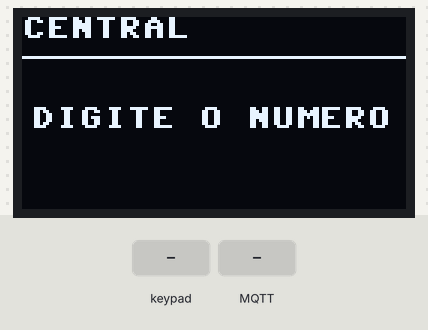
Simulated run of this program. Board: ESP32 board running MicroPython. Shown: 128×64 one-colour display. The inputs (shaded band) are chosen by the test bench. WiFi joins after 1.5 s; no MQTT or app messages arrive unless stated; library files of the repository ran but are not shown: ssd1306.py; what the program prints to the serial console is not drawn.

Above: at 2.9 s.
3.0 s: keypad keys 1 2 3 4 # pressed 0.4 s apart
At 6.0 s:
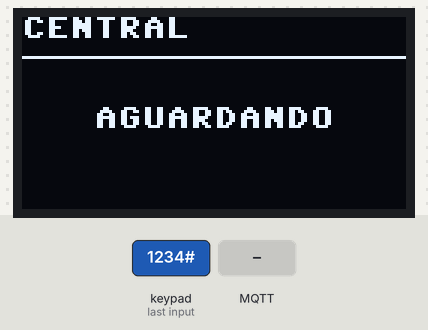
6.5 s: MQTT message "aceito" arrives on the first subscribed topic
At 6.9 s:
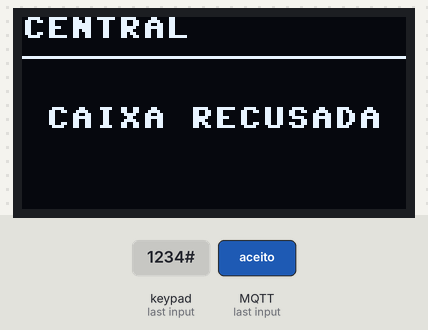
9.5 s: key '*' pressed
At 10.6 s:
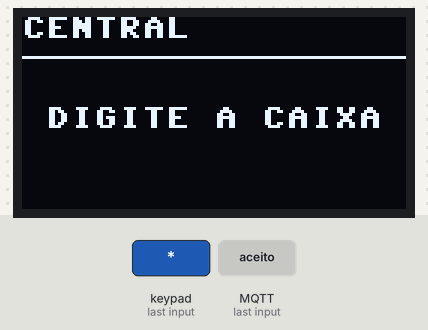
12.4 s: keypad keys 1 3 9 7 * pressed 0.4 s apart
At 12.8 s:
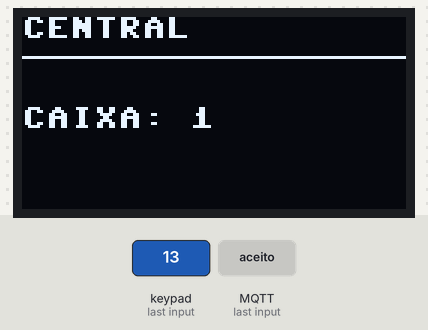
15.9 s: MQTT message "1" arrives on the first subscribed topic
At 16.3 s:
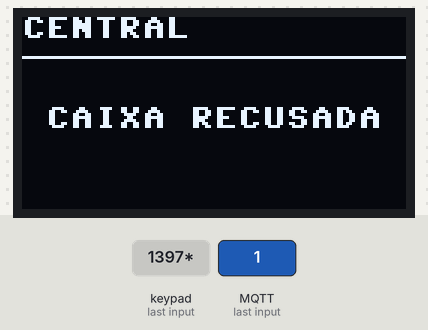
Timing chart, 0 to 18.4 s (numbered marks = the images above; inputs shaded):
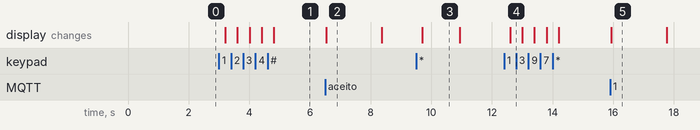

The program:

main.py
```python
# PROGRAMA PRINCIPAL DA CENTRAL ESP32-C3.

import time
from display import Display
from keyboard import Teclado
from wifi_manager import WiFiManager
from mqtt_manager import MQTTManager


class Central:
    INTERVALO_RECONEXAO_MS = 5000
    TEMPO_MINIMO_AGUARDANDO_MS = 1000

    def __init__(self):
        self.display = Display()
        self.teclado = Teclado()
        self.wifi = WiFiManager()
        self.mqtt = MQTTManager()

        self.entrada = ""
        self.ultimo_teste_conexao = 0
        self.inicio_aguardando = 0

    def mostrar_inicio(self):
        self.entrada = ""
        self.display.tela_inicial()

    @staticmethod
    def normalizar_numero(numero):
        return "0" + numero if len(numero) == 1 else numero

    @staticmethod
    def numero_valido(numero):
        valor = int(numero) if numero.isdigit() else 0
        return 1 <= valor <= 99

    def garantir_conexoes(self):
        agora = time.ticks_ms()

        if time.ticks_diff(agora, self.ultimo_teste_conexao) < self.INTERVALO_RECONEXAO_MS:
            return

        self.ultimo_teste_conexao = agora

        if not self.wifi.conectado():
            print("Reconectando Wi-Fi...")

            if not self.wifi.conectar():
                self.display.mostrar("SEM WIFI", 32)
                return

        if not self.mqtt.conectado():
            print("Reconectando MQTT...")

            if not self.mqtt.conectar():
                self.display.mostrar("SEM MQTT", 32)
                return

        if not self.mqtt.solicitacao_pendente() and self.entrada == "":
            self.display.tela_inicial()

    def enviar_solicitacao(self, estado):
        if self.entrada == "":
            self.display.mostrar("DIGITE A CAIXA", 8)
            time.sleep_ms(1200)
            self.mostrar_inicio()
            return

        numero = self.normalizar_numero(self.entrada)

        if not self.numero_valido(numero):
            self.display.caixa_recusada()
            time.sleep_ms(1200)
            self.mostrar_inicio()
            return

        if not self.wifi.conectado():
            self.display.mostrar("SEM WIFI", 32)
            time.sleep_ms(1200)
            self.mostrar_inicio()
            return

        if not self.mqtt.conectado():
            self.display.mostrar("SEM MQTT", 32)
            time.sleep_ms(1200)
            self.mostrar_inicio()
            return

        if self.mqtt.publicar(numero, estado):
            self.inicio_aguardando = time.ticks_ms()
            self.display.mostrar_aguardando()
        else:
            self.display.mostrar_erro()
            time.sleep_ms(1200)
            self.mostrar_inicio()

    def tratar_resposta(self, resposta):
        passou = time.ticks_diff(time.ticks_ms(), self.inicio_aguardando)
        restante = self.TEMPO_MINIMO_AGUARDANDO_MS - passou

        if restante > 0:
            time.sleep_ms(restante)

        aceito = resposta.get("aceito") is True
        caixa = resposta.get("caixa", "")
        estado = resposta.get("estado", "")
        mensagem = resposta.get("mensagem", "")

        print("Resultado:", resposta)

        if aceito:
            if estado:
                self.display.mostrar_estado(caixa, estado)
            else:
                self.display.mostrar("SOLICITACAO OK", 8)
        elif mensagem in ("SEM RESPOSTA", "FALHA MQTT"):
            self.display.mostrar_erro()
        else:
            self.display.caixa_recusada()
            print("Motivo:", resposta.get("motivo", ""))

        time.sleep_ms(1800)
        self.mostrar_inicio()

    def tratar_tecla(self, tecla):
        if tecla is None:
            return

        print("Tecla:", tecla)

        if tecla == "*":
            self.enviar_solicitacao("EM_PREPARO")

        elif tecla == "#":
            self.enviar_solicitacao("PRONTO")

        elif tecla.isdigit():
            if len(self.entrada) == 2:
                self.entrada = ""
            self.entrada += tecla
            self.display.mostrar_caixa(self.entrada)

    def iniciar(self):
        self.display.tela_inicial()
        print("Iniciando central IoT...")

        if not self.wifi.conectar():
            self.display.mostrar("SEM WIFI", 32)
            print("Wi-Fi indisponível.")
            return False

        if not self.mqtt.conectar():
            self.display.mostrar("SEM MQTT", 32)
            print("MQTT indisponível.")
            return False

        self.display.tela_inicial()
        print("Central pronta.")
        return True

    def executar(self):
        self.iniciar()

        while True:
            self.garantir_conexoes()

            if self.mqtt.solicitacao_pendente():
                resposta = self.mqtt.verificar_resposta()

                if resposta is not None:
                    self.tratar_resposta(resposta)

                time.sleep_ms(50)
                continue

            if self.mqtt.conectado():
                self.mqtt.verificar_resposta()

            self.tratar_tecla(self.teclado.ler_tecla())
            time.sleep_ms(30)


if __name__ == "__main__":
    Central().executar()
```

display.py
```python
# CONTROLE DO DISPLAY OLED.

from machine import I2C, Pin
import config as c
import ssd1306

class Display:
    def __init__(self):
        i2c = I2C(0, scl=Pin(c.PIN_SCL), sda=Pin(c.PIN_SDA))
        self.oled = ssd1306.SSD1306_I2C(c.OLED_LARGURA, c.OLED_ALTURA, i2c)

    def mostrar(self, mensagem, x=0, y=30):
        self.oled.fill(0)
        self.oled.text("CENTRAL", 0, 0)
        self.oled.hline(0, 13, 128, 1)
        self.oled.text(mensagem, x, y)
        self.oled.show()

    def tela_inicial(self):
        self.mostrar("DIGITE O NUMERO", 3)

    def mostrar_caixa(self, numero):
        self.mostrar("CAIXA: " + str(numero))

    def mostrar_estado(self, numero, estado):
        if estado == "EM_PREPARO":
            self.mostrar(estado, 24)
        elif estado == "PRONTO":
            self.mostrar(estado, 35)

    def caixa_recusada(self):
        self.mostrar("CAIXA RECUSADA", 8)

    def mostrar_erro(self):
        self.mostrar("ERRO!", 45)

    def mostrar_aguardando(self):
        self.mostrar("AGUARDANDO", 24)
```

keyboard.py
```python
# TECLADO MATRICIAL 4x3.

from machine import Pin
from time import sleep_ms
import config as c

class Teclado:
    TECLAS = (
        ("1", "2", "3"),
        ("4", "5", "6"),
        ("7", "8", "9"),
        ("*", "0", "#")
    )

    def __init__(self):
        self.linhas = [Pin(pino, Pin.OUT, value=1) for pino in c.PIN_LINHAS]
        self.colunas = [Pin(pino, Pin.IN, Pin.PULL_UP) for pino in c.PIN_COLUNAS]

    def ler_tecla(self):
        for i, linha in enumerate(self.linhas):
            linha.value(0)

            for j, coluna in enumerate(self.colunas):
                if coluna.value() == 0:
                    sleep_ms(25)  # Evita leituras duplicadas.
                    if coluna.value() == 0:
                        tecla = self.TECLAS[i][j]

                        while coluna.value() == 0:
                            sleep_ms(10)

                        linha.value(1)
                        sleep_ms(25)
                        return tecla

            linha.value(1)

        return None
```

wifi_manager.py
```python
# CONEXÃO E MONITORAMENTO DO WI-FI.

import network
import time
import config as c


class WiFiManager:
    def __init__(self):
        self.wlan = network.WLAN(network.STA_IF)

    def conectado(self):
        return self.wlan.active() and self.wlan.isconnected()

    def endereco_ip(self):
        return self.wlan.ifconfig()[0] if self.conectado() else None

    def conectar(self):
        self.wlan.active(True)

        if self.wlan.isconnected():
            return True

        print("Conectando ao Wi-Fi:", c.WIFI_SSID)
        self.wlan.connect(c.WIFI_SSID, c.WIFI_SENHA)
        inicio = time.ticks_ms()

        while not self.wlan.isconnected():
            passou = time.ticks_diff(time.ticks_ms(), inicio)

            if passou >= c.WIFI_TIMEOUT * 1000:
                print("Tempo esgotado ao conectar ao Wi-Fi.")
                return False

            time.sleep_ms(250)

        print("Wi-Fi conectado. IP:", self.wlan.ifconfig()[0])
        return True
```

mqtt_manager.py
```python
# COMUNICAÇÃO MQTT COM O SERVIDOR FASTAPI.

import time
import ujson
from umqtt.simple import MQTTClient
import config as c

class MQTTManager:
    TEMPO_RESPOSTA_MS = 8000

    def __init__(self):
        self.cliente = None
        self.resposta = None
        self.pendente = False
        self.inicio_espera = 0

    def conectado(self):
        return self.cliente is not None

    def solicitacao_pendente(self):
        return self.pendente

    def _ao_receber(self, topico, mensagem):
        try:
            texto = mensagem.decode() if isinstance(mensagem, bytes) else mensagem
            resposta = ujson.loads(texto)

            if not isinstance(resposta, dict):
                raise ValueError("Resposta MQTT inválida")

            self.resposta = resposta
            print("Resposta MQTT:", resposta)

        except Exception as erro:
            print("Erro ao interpretar resposta:", repr(erro))
            self.resposta = {
                "aceito": False,
                "mensagem": "RESPOSTA INVALIDA",
                "motivo": "Resposta do servidor invalida"
            }

    def conectar(self):
        if self.cliente is not None:
            return True

        novo_cliente = None

        try:
            novo_cliente = MQTTClient(
                c.MQTT_CLIENT_ID.encode(),
                c.MQTT_BROKER,
                c.MQTT_PORTA,
                c.MQTT_USUARIO.encode(),
                c.MQTT_SENHA.encode(),
                keepalive=60
            )

            novo_cliente.set_callback(self._ao_receber)
            novo_cliente.connect()
            novo_cliente.subscribe(c.TOPICO_RESPOSTA)

            self.cliente = novo_cliente
            print("MQTT conectado. Tópico:", c.TOPICO_RESPOSTA)
            return True

        except Exception as erro:
            print("Falha ao conectar MQTT:", repr(erro))

            if novo_cliente is not None:
                try:
                    novo_cliente.disconnect()
                except Exception:
                    pass

            self.cliente = None
            return False

    def publicar(self, caixa, estado):
        if self.cliente is None:
            print("MQTT não conectado.")
            return False

        if self.pendente:
            print("Já existe uma solicitação pendente.")
            return False

        mensagem = {"caixa": str(caixa), "estado": str(estado)}

        try:
            self.resposta = None
            self.cliente.publish(c.TOPICO_CENTRAL, ujson.dumps(mensagem).encode())
            self.inicio_espera = time.ticks_ms()
            self.pendente = True
            print("Solicitação enviada:", mensagem)
            return True

        except Exception as erro:
            print("Erro ao publicar MQTT:", repr(erro))
            self._desconectar_cliente()
            return False

    def verificar_resposta(self):
        if self.cliente is None:
            return None

        try:
            self.cliente.check_msg()

        except Exception as erro:
            print("Erro na comunicação MQTT:", repr(erro))
            self._desconectar_cliente()

            if self.pendente:
                self.pendente = False
                return {
                    "aceito": False,
                    "mensagem": "FALHA MQTT",
                    "motivo": "Conexao interrompida"
                }

            return None

        if self.resposta is not None:
            resposta = self.resposta
            self.resposta = None
            self.pendente = False
            return resposta

        passou = time.ticks_diff(time.ticks_ms(), self.inicio_espera)

        if self.pendente and passou >= self.TEMPO_RESPOSTA_MS:
            self.pendente = False
            return {
                "aceito": False,
                "mensagem": "SEM RESPOSTA",
                "motivo": "Tempo limite de resposta excedido"
            }

        return None

    def _desconectar_cliente(self):
        if self.cliente is not None:
            try:
                self.cliente.disconnect()
            except Exception:
                pass

        self.cliente = None

    def desconectar(self):
        self.pendente = False
        self.resposta = None
        self._desconectar_cliente()
        print("MQTT desconectado.")
```

config.py
```python
# CONFIGURACOES: rede, MQTT, pinos e display.

# Wi-Fi
WIFI_SSID = ""
WIFI_SENHA = ""
WIFI_TIMEOUT = 15  # segundos

# MQTT
MQTT_BROKER = "" # IP do seu computador
MQTT_PORTA = 1883
MQTT_CLIENT_ID = "central_esp32"
MQTT_USUARIO = "central_iot"
MQTT_SENHA = "1234"
TOPICO_CENTRAL = b"iot/central/consulta"
TOPICO_RESPOSTA = b"iot/central/resposta"

# ESP32-C3
PIN_SCL, PIN_SDA = 1, 0
PIN_LINHAS = (9, 8, 7, 10)
PIN_COLUNAS = (20, 5, 6)

# OLED SSD1306
OLED_LARGURA = 128
OLED_ALTURA = 64
```

Measured:
- after the input at 3.0 s, the display: first changes after 0.20 s (image 1 shows a later state)
- after the input at 6.5 s, the display: changes at once (image 2)
- after the input at 9.5 s, the display: changes after 0.21 s (image 3)
- after the input at 12.4 s, the display: changes after 0.20 s (image 4)
- after the input at 15.9 s, the display: changes at once (image 5)
- what the display in image 2 shows lasts 1.9 s, from 6.5 s to 8.4 s
- what the display in image 3 shows lasts 1.2 s, from 9.7 s to 10.9 s
